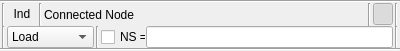
<?xml version="1.0" encoding="UTF-8"?>
<ui version="4.0">
 <class>wgDataPlugItem</class>
 <widget class="QWidget" name="wgDataPlugItem">
  <property name="geometry">
   <rect>
    <x>0</x>
    <y>0</y>
    <width>400</width>
    <height>51</height>
   </rect>
  </property>
  <property name="windowTitle">
   <string>Plug Item</string>
  </property>
  <layout class="QGridLayout" name="gridLayout">
   <property name="margin">
    <number>0</number>
   </property>
   <property name="spacing">
    <number>0</number>
   </property>
   <item row="2" column="0">
    <widget class="QFrame" name="qfInputFile">
     <layout class="QHBoxLayout" name="hlInputFile">
      <property name="spacing">
       <number>2</number>
      </property>
      <property name="leftMargin">
       <number>2</number>
      </property>
      <property name="topMargin">
       <number>0</number>
      </property>
      <property name="rightMargin">
       <number>2</number>
      </property>
      <property name="bottomMargin">
       <number>0</number>
      </property>
      <item>
       <widget class="Line" name="line_5">
        <property name="orientation">
         <enum>Qt::Vertical</enum>
        </property>
       </widget>
      </item>
      <item>
       <widget class="QComboBox" name="cbLoadMethod">
        <item>
         <property name="text">
          <string>Load</string>
         </property>
        </item>
        <item>
         <property name="text">
          <string>Import</string>
         </property>
        </item>
        <item>
         <property name="text">
          <string>Ref Import</string>
         </property>
        </item>
       </widget>
      </item>
      <item>
       <widget class="Line" name="line_6">
        <property name="orientation">
         <enum>Qt::Vertical</enum>
        </property>
       </widget>
      </item>
      <item>
       <widget class="QFrame" name="qfNamespace">
        <layout class="QHBoxLayout" name="hlNamespace">
         <property name="spacing">
          <number>0</number>
         </property>
         <property name="margin">
          <number>0</number>
         </property>
         <item>
          <widget class="QCheckBox" name="cbNamespace">
           <property name="minimumSize">
            <size>
             <width>45</width>
             <height>0</height>
            </size>
           </property>
           <property name="maximumSize">
            <size>
             <width>45</width>
             <height>16777215</height>
            </size>
           </property>
           <property name="text">
            <string>NS = </string>
           </property>
          </widget>
         </item>
         <item>
          <widget class="QLineEdit" name="leNamespace"/>
         </item>
        </layout>
       </widget>
      </item>
      <item>
       <widget class="Line" name="line_7">
        <property name="orientation">
         <enum>Qt::Vertical</enum>
        </property>
       </widget>
      </item>
     </layout>
    </widget>
   </item>
   <item row="1" column="0">
    <layout class="QHBoxLayout" name="hlPlug">
     <property name="spacing">
      <number>2</number>
     </property>
     <property name="leftMargin">
      <number>2</number>
     </property>
     <property name="rightMargin">
      <number>2</number>
     </property>
     <item>
      <widget class="Line" name="line_4">
       <property name="orientation">
        <enum>Qt::Vertical</enum>
       </property>
      </widget>
     </item>
     <item>
      <widget class="QLabel" name="lIndex">
       <property name="sizePolicy">
        <sizepolicy hsizetype="Fixed" vsizetype="Fixed">
         <horstretch>0</horstretch>
         <verstretch>0</verstretch>
        </sizepolicy>
       </property>
       <property name="minimumSize">
        <size>
         <width>30</width>
         <height>20</height>
        </size>
       </property>
       <property name="maximumSize">
        <size>
         <width>30</width>
         <height>20</height>
        </size>
       </property>
       <property name="text">
        <string>Ind</string>
       </property>
       <property name="alignment">
        <set>Qt::AlignCenter</set>
       </property>
      </widget>
     </item>
     <item>
      <widget class="Line" name="line">
       <property name="orientation">
        <enum>Qt::Vertical</enum>
       </property>
      </widget>
     </item>
     <item>
      <widget class="QLabel" name="lConnectedNode">
       <property name="sizePolicy">
        <sizepolicy hsizetype="Expanding" vsizetype="Preferred">
         <horstretch>0</horstretch>
         <verstretch>0</verstretch>
        </sizepolicy>
       </property>
       <property name="text">
        <string>Connected Node</string>
       </property>
      </widget>
     </item>
     <item>
      <widget class="Line" name="line_3">
       <property name="orientation">
        <enum>Qt::Vertical</enum>
       </property>
      </widget>
     </item>
     <item>
      <widget class="QPushButton" name="pbEnable">
       <property name="minimumSize">
        <size>
         <width>20</width>
         <height>0</height>
        </size>
       </property>
       <property name="maximumSize">
        <size>
         <width>20</width>
         <height>16777215</height>
        </size>
       </property>
       <property name="text">
        <string/>
       </property>
       <property name="checkable">
        <bool>true</bool>
       </property>
       <property name="checked">
        <bool>true</bool>
       </property>
       <property name="flat">
        <bool>true</bool>
       </property>
      </widget>
     </item>
     <item>
      <widget class="Line" name="line_2">
       <property name="orientation">
        <enum>Qt::Vertical</enum>
       </property>
      </widget>
     </item>
    </layout>
   </item>
   <item row="3" column="0">
    <widget class="Line" name="line_8">
     <property name="orientation">
      <enum>Qt::Horizontal</enum>
     </property>
    </widget>
   </item>
   <item row="0" column="0">
    <widget class="Line" name="line_9">
     <property name="orientation">
      <enum>Qt::Horizontal</enum>
     </property>
    </widget>
   </item>
  </layout>
 </widget>
 <resources/>
 <connections/>
</ui>
